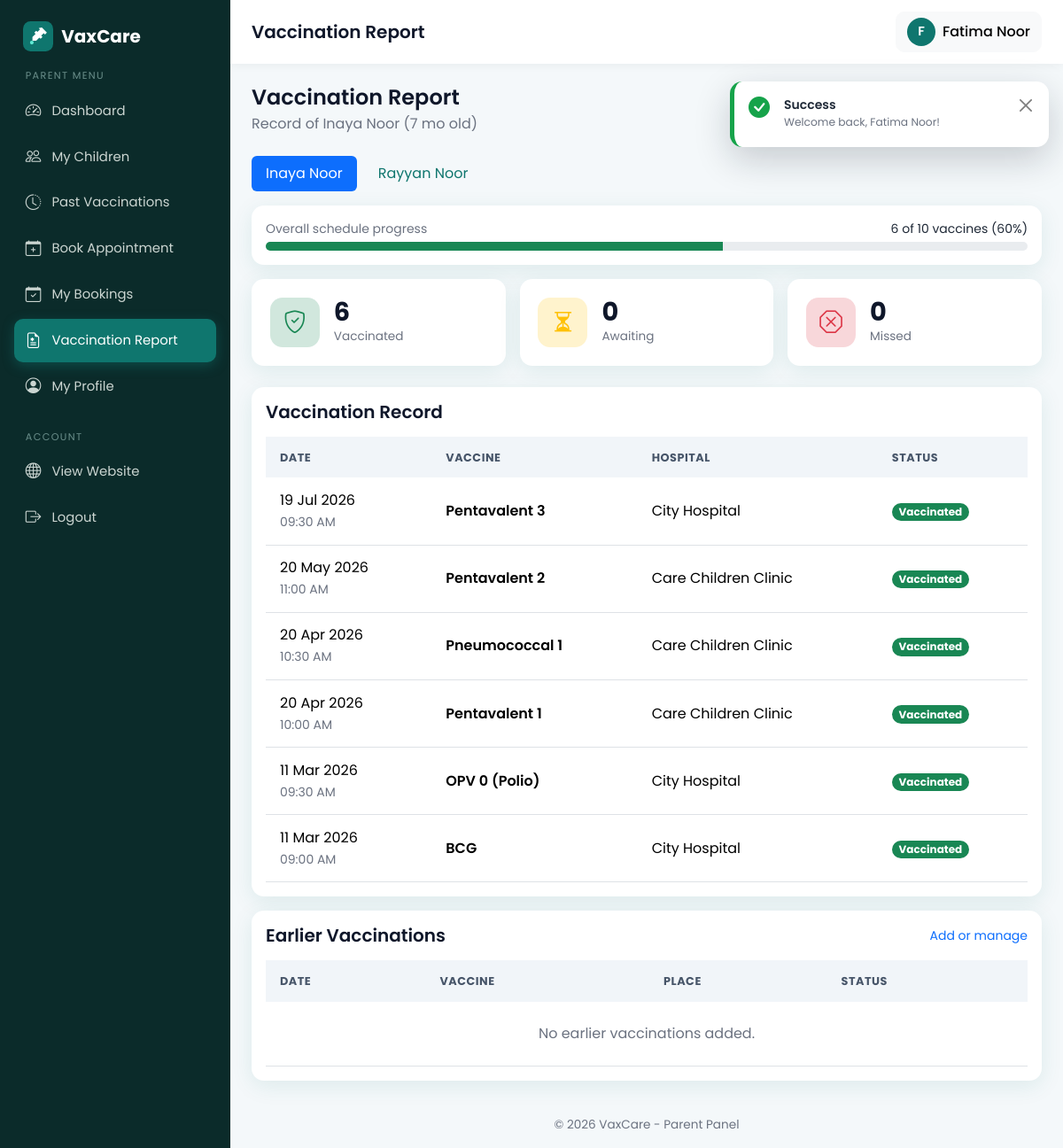
The app's page /parent/reports.php (signed in) with its own data.
### tables this page shows
CREATE TABLE children (
  id INT AUTO_INCREMENT PRIMARY KEY,
  parent_id INT NOT NULL,
  name VARCHAR(100) NOT NULL,
  dob DATE NOT NULL,
  gender ENUM('male','female') NOT NULL,
  blood_group VARCHAR(5),
  created_at TIMESTAMP DEFAULT CURRENT_TIMESTAMP,
  FOREIGN KEY (parent_id) REFERENCES users(id) ON DELETE CASCADE
);

CREATE TABLE bookings (
  id INT AUTO_INCREMENT PRIMARY KEY,
  child_id INT NOT NULL,
  parent_id INT NOT NULL,
  hospital_id INT NOT NULL,
  vaccine_id INT NOT NULL,
  appointment_date DATE NOT NULL,
  appointment_time TIME NOT NULL,
  approval_status ENUM('pending','approved','rejected') NOT NULL DEFAULT 'pending',
  vaccination_status ENUM('pending','vaccinated','not_vaccinated') NOT NULL DEFAULT 'pending',
  created_at TIMESTAMP DEFAULT CURRENT_TIMESTAMP,
  FOREIGN KEY (child_id)    REFERENCES children(id)  ON DELETE CASCADE,
  FOREIGN KEY (parent_id)   REFERENCES users(id)     ON DELETE CASCADE,
  FOREIGN KEY (hospital_id) REFERENCES hospitals(id) ON DELETE CASCADE,
  FOREIGN KEY (vaccine_id)  REFERENCES vaccines(id)  ON DELETE CASCADE
);

CREATE TABLE vaccines (
  id INT AUTO_INCREMENT PRIMARY KEY,
  vaccine_name VARCHAR(120) NOT NULL,
  description VARCHAR(255),
  recommended_age VARCHAR(50),               
  recommended_age_days INT NOT NULL DEFAULT 0,
  availability ENUM('available','unavailable') NOT NULL DEFAULT 'available'
);

CREATE TABLE hospitals (
  id INT AUTO_INCREMENT PRIMARY KEY,
  user_id INT NULL,                          
  hospital_name VARCHAR(150) NOT NULL,
  address VARCHAR(255) NOT NULL,
  location VARCHAR(100) NOT NULL,            
  phone VARCHAR(20),
  license_no VARCHAR(60) NULL,                       
  created_at TIMESTAMP DEFAULT CURRENT_TIMESTAMP,
  FOREIGN KEY (user_id) REFERENCES users(id) ON DELETE SET NULL
);

### includes/schedule.php (called while the page is built, shortened)
<?php
require_once __DIR__ . '/functions.php';
function days_until($date)
{
    $today = new DateTime('today');
    return (int)$today->diff(new DateTime($date))->format('%r%a');
}
function vaccine_schedule($dob, array $vaccines, array $bookings)
{
    $rank = ['vaccinated' => 3, 'pending' => 2, 'not_vaccinated' => 1];
    $best = [];
    foreach ($bookings as $b) {
        $vid   = $b['vaccine_id'];
        $score = $rank[$b['vaccination_status']] ?? 0;
        if (!isset($best[$vid]) || $score > ($rank[$best[$vid]['vaccination_status']] ?? 0)) {
            $best[$vid] = $b;
        }
    }
    $birth = new DateTime($dob);
    $rows  = [];
    foreach ($vaccines as $v) {
        $due       = (clone $birth)->modify('+' . (int)$v['recommended_age_days'] . ' days');
        $daysToDue = days_until($due->format('Y-m-d'));
        $b       = $best[$v['id']] ?? null;
        $bStatus = $b['vaccination_status'] ?? '';
        if ($bStatus === 'vaccinated')   { $status = 'done'; }
        elseif ($bStatus === 'pending')  { $status = 'booked'; }
        elseif ($daysToDue > 0)          { $status = 'upcoming'; }
        elseif ($daysToDue >= -30)       { $status = 'due'; }
        else                             { $status = 'overdue'; }
        $rows[] = [
            'vaccine'     => $v,
            'status'      => $status,
            'due_date'    => $due->format('Y-m-d'),
            'days_to_due' => $daysToDue,
            'booking'     => $b,
        ];
    }
    $order = ['overdue' => 0, 'due' => 1, 'booked' => 2, 'upcoming' => 3, 'done' => 4];
    usort($rows, function ($a, $b) use ($order) {
        return [$order[$a['status']], $a['due_date']] <=> [$order[$b['status']], $b['due_date']];
    });
    return $rows;
}

### parent/reports.php (the view, shortened to what this page needs)
<?php
require_once __DIR__ . '/../config/db.php';
require_once __DIR__ . '/../includes/schedule.php';
$parentId = (int)$_SESSION['user_id'];
$stmt = $pdo->prepare('SELECT * FROM children WHERE parent_id = ? ORDER BY dob DESC, id DESC');
$stmt->execute([$parentId]);
$children = $stmt->fetchAll();
$child   = null;
if (!$child && $children) {
    $child = $children[0];
}
$records = [];
$vaccinated = $awaiting = $missed = $done = $total = 0;
$pastList = [];
$verifiedPast = 0;
if ($child) {
    $stmt = $pdo->prepare(
        "SELECT b.appointment_date, b.appointment_time, b.vaccination_status, v.vaccine_name, h.hospital_name
         FROM bookings b
         JOIN vaccines  v ON v.id = b.vaccine_id
         JOIN hospitals h ON h.id = b.hospital_id
         WHERE b.child_id = ? AND b.approval_status = 'approved'
         ORDER BY b.appointment_date DESC, b.id DESC"
    );
    $stmt->execute([$child['id']]);
    $records = $stmt->fetchAll();
    foreach ($records as $r) {
        if ($r['vaccination_status'] === 'vaccinated')          { $vaccinated++; }
        elseif ($r['vaccination_status'] === 'not_vaccinated')  { $missed++; }
        else                                                    { $awaiting++; }
    }
    $stmt = $pdo->prepare(
        "SELECT child_id, vaccine_id, approval_status, vaccination_status, appointment_date
         FROM bookings WHERE child_id = ? AND approval_status <> 'rejected'"
    );
    $stmt->execute([$child['id']]);
    $vaccines = $pdo->query(
        'SELECT id, vaccine_name, recommended_age, recommended_age_days, availability FROM vaccines'
    )->fetchAll();
    $childBookings = $stmt->fetchAll();
    $rows  = vaccine_schedule($child['dob'], $vaccines, $childBookings);
    $total = count($rows);
    $done  = count(array_filter($rows, fn($r) => $r['status'] === 'done'));
    $stmt = $pdo->prepare(
        'SELECT p.given_date, p.place, p.status, v.vaccine_name
         FROM past_vaccinations p JOIN vaccines v ON v.id = p.vaccine_id
         WHERE p.child_id = ? ORDER BY p.given_date DESC'
    );
    $stmt->execute([$child['id']]);
    $pastList = $stmt->fetchAll();
}
$pct = $total ? (int)round($done * 100 / $total) : 0;
$hasData = (!empty($records) || !empty($pastList));
require_once __DIR__ . '/../includes/parent_header.php';
?>
<?php if (!$child): ?>
  <div class="card">
    <div class="card-body p-5 text-center">
      <div class="icon-box mx-auto mb-3"><i class="bi bi-person-hearts"></i></div>
      <h5>No children added yet</h5>
      <p class="text-muted mb-3">Add your child to see the vaccination report.</p>
      <a href="<?= BASE_URL ?>/parent/child_form.php" class="btn btn-primary">Add Child</a>
    </div>
  </div>
<?php else: ?>
  <div class="d-flex flex-wrap justify-content-between align-items-center gap-2 mb-4 no-print">
    <div>
      <h4 class="mb-1">Vaccination Report</h4>
      <p class="text-muted mb-0">Record of <?= e($child['name']) ?> (<?= e(child_age($child['dob'])) ?> old)</p>
    </div>
    <div class="d-flex gap-2">
      <button type="button" class="btn btn-outline-primary" data-print <?= $hasData ? '' : 'disabled title="Nothing to print yet"' ?>><i class="bi bi-printer me-1"></i>Print</button>
      <?php if ($vaccinated > 0 || $verifiedPast > 0): ?>
        <a href="<?= BASE_URL ?>/parent/certificate.php?child=<?= (int)$child['id'] ?>" target="_blank" class="btn btn-primary">
        </a>
      <?php else: ?>
        <button class="btn btn-primary" disabled title="Available after the first completed vaccination">
          <i class="bi bi-award me-1"></i>Certificate
        </button>
      <?php endif; ?>
    </div>
  </div>
  <?php if (count($children) > 1): ?>
    <ul class="nav nav-pills mb-3 gap-2 no-print">
      <?php foreach ($children as $c): ?>
        <li class="nav-item">
          <a class="nav-link <?= (int)$c['id'] === (int)$child['id'] ? 'active' : '' ?>" href="?child=<?= (int)$c['id'] ?>"><?= e($c['name']) ?></a>
        </li>
      <?php endforeach; ?>
    </ul>
  <?php endif; ?>
  <div class="card mb-3">
    <div class="card-body">
      <div class="d-flex justify-content-between small mb-1">
        <span class="text-muted">Overall schedule progress</span><span><?= $done ?> of <?= $total ?> vaccines (<?= $pct ?>%)</span>
      </div>
      <div class="progress" style="height:10px;"><div class="progress-bar bg-success" style="width: <?= $pct ?>%"></div></div>
    </div>
  </div>
  <div class="row g-3 mb-4">
    <?php foreach ([['Vaccinated', $vaccinated, 'bi-shield-check', 'success'],
                    ['Awaiting', $awaiting, 'bi-hourglass-split', 'warning'],
                    ['Missed', $missed, 'bi-x-octagon', 'danger']] as [$label, $value, $icon, $color]): ?>
      <div class="col-4">
        <div class="card stat-card h-100">
          <div class="icon-box text-<?= $color ?>" style="background: var(--bs-<?= $color ?>-bg-subtle);"><i class="bi <?= $icon ?>"></i></div>
          <div>
            <div class="stat-number"><?= (int)$value ?></div>
            <div class="stat-label"><?= e($label) ?></div>
          </div>
        </div>
      </div>
    <?php endforeach; ?>
  </div>
  <div class="card">
    <div class="card-body">
      <h5 class="mb-3">Vaccination Record</h5>
      <div class="table-responsive">
        <table class="table table-hover table-stack mb-0">
          <thead><tr><th>Date</th><th>Vaccine</th><th>Hospital</th><th>Status</th></tr></thead>
          <tbody>
            <?php foreach ($records as $r): ?>
              <tr>
                <td data-label="Date">
                  <div><?= format_date($r['appointment_date']) ?></div>
                  <small class="text-muted"><?= date('h:i A', strtotime($r['appointment_time'])) ?></small>
                </td>
                <td data-label="Vaccine" class="fw-semibold"><?= e($r['vaccine_name']) ?></td>
                <td data-label="Hospital"><?= e($r['hospital_name']) ?></td>
                <td data-label="Status"><?= status_badge($r['vaccination_status']) ?></td>
              </tr>
            <?php endforeach; ?>
          </tbody>
        </table>
      </div>
    </div>
  </div>
  <div class="card mt-3">
    <div class="card-body">
      <div class="d-flex justify-content-between align-items-center mb-3">
        <h5 class="mb-0">Earlier Vaccinations</h5>
        <a href="<?= BASE_URL ?>/parent/past_vaccinations.php?child=<?= (int)$child['id'] ?>" class="small text-decoration-none no-print">Add or manage</a>
      </div>
      <div class="table-responsive">
        <table class="table table-hover table-stack mb-0">
          <thead><tr><th>Date</th><th>Vaccine</th><th>Place</th><th>Status</th></tr></thead>
          <tbody>
            <?php if (!$pastList): ?>
              <tr><td colspan="4" class="text-center text-muted py-4">No earlier vaccinations added.</td></tr>
            <?php endif; ?>
          </tbody>
        </table>
      </div>
    </div>
  </div>
<?php endif; ?>
<?php require_once __DIR__ . '/../includes/parent_footer.php'; ?>

### includes/functions.php (shortened to what this page needs)
<?php
function e($text)
{
    return htmlspecialchars((string)$text, ENT_QUOTES, 'UTF-8');
}
function format_date($date)
{
    return $date ? date('d M Y', strtotime($date)) : '-';
}
function status_badge($status)
{
    $map = [
        'pending'        => ['warning', 'Pending'],
        'approved'       => ['success', 'Approved'],
        'rejected'       => ['danger',  'Rejected'],
        'vaccinated'     => ['success', 'Vaccinated'],
        'not_vaccinated' => ['secondary', 'Not Vaccinated'],
        'available'      => ['success', 'Available'],
        'unavailable'    => ['danger',  'Unavailable'],
        'active'         => ['success', 'Active'],
        'disabled'       => ['danger',  'Disabled'],
        'verified'       => ['success', 'Verified'],
    ];
    [$color, $label] = $map[$status] ?? ['secondary', ucfirst($status)];
    return '<span class="badge rounded-pill text-bg-' . $color . '">' . $label . '</span>';
}
function asset($path)
{
    $path = ltrim($path, '/');
    $file = __DIR__ . '/../assets/' . $path;
    $version = file_exists($file) ? filemtime($file) : time();
    return BASE_URL . '/assets/' . $path . '?v=' . $version;
}
function child_age($dob)
{
    $diff = (new DateTime($dob))->diff(new DateTime('today'));
    if ($diff->m >= 1) return $diff->m . ' mo';
    return $diff->d . ' days';
}
function vendor($local, $cdn)
{
    $file = __DIR__ . '/../assets/vendor/' . $local;
    return is_file($file) ? BASE_URL . '/assets/vendor/' . $local : $cdn;
}
function head_assets()
{
    echo '<link href="' . vendor('bootstrap/bootstrap.min.css', 'https://cdn.jsdelivr.net/npm/bootstrap@5.3.3/dist/css/bootstrap.min.css') . '" rel="stylesheet">' . "\n  ";
    echo '<link href="' . vendor('bootstrap-icons/bootstrap-icons.css', 'https://cdn.jsdelivr.net/npm/bootstrap-icons@1.11.3/font/bootstrap-icons.css') . '" rel="stylesheet">' . "\n  ";
    echo '<link href="' . asset('css/style.css') . '" rel="stylesheet">' . "\n";
}
function render_flash($flash)
{
    $types = [
        'success' => ['bi-check-circle-fill',         'Success'],
        'danger'  => ['bi-x-octagon-fill',            'Error'],
        'warning' => ['bi-exclamation-triangle-fill', 'Attention'],
        'info'    => ['bi-info-circle-fill',          'Info'],
    ];
    $type = isset($types[$flash['type']]) ? $flash['type'] : 'info';
    [$icon, $title] = $types[$type];
    return '<div class="toast-container toast-pos position-fixed end-0 p-3">'
         . '<div class="toast toast-vax toast-' . $type . '" role="alert" aria-live="assertive" aria-atomic="true">'
         .   '<div class="d-flex align-items-start gap-3 p-3">'
         .     '<i class="bi ' . $icon . ' toast-ico"></i>'
         .     '<div class="flex-fill"><div class="fw-semibold">' . $title . '</div>'
         .     '<div class="small text-muted">' . e($flash['message']) . '</div></div>'
         .     '<button type="button" class="btn-close" data-bs-dismiss="toast" aria-label="Close"></button>'
         .   '</div>'
         .   '<div class="bar"></div>'
         . '</div></div>';
}

### assets/css/style.css (style rules this page uses)
:root { --brand: #0f766e; --brand-dark: #115e59; --brand-light: #ccfbf1; --accent: #2563eb; --bg: #f4f8fa; --text: #1f2937; --muted: #6b7280; --radius: 14px; --shadow: 0 6px 24px rgba(15, 118, 110, 0.10); --bs-primary: #0f766e; --bs-primary-rgb: 15, 118, 110; --bs-link-color: #0f766e; --bs-link-hover-color: #115e59; --bs-body-font-family: 'Poppins', system-ui, sans-serif; --bs-body-color: var(--text); }
html { scroll-behavior: smooth; }
body { font-family: 'Poppins', system-ui, sans-serif; background: var(--bg); color: var(--text); min-height: 100vh; display: flex; flex-direction: column; }
h1, h2, h3, h4, h5, h6 { font-weight: 600; color: #0f172a; }
.text-muted { color: var(--muted) !important; }
.btn { border-radius: 10px; font-weight: 500; transition: all .2s ease; }
.btn-primary { --bs-btn-bg: var(--brand); --bs-btn-border-color: var(--brand); --bs-btn-hover-bg: var(--brand-dark); --bs-btn-hover-border-color: var(--brand-dark); --bs-btn-active-bg: var(--brand-dark); --bs-btn-active-border-color: var(--brand-dark); --bs-btn-disabled-bg: var(--brand); --bs-btn-disabled-border-color: var(--brand); }
.btn-outline-primary { --bs-btn-color: var(--brand); --bs-btn-border-color: var(--brand); --bs-btn-hover-bg: var(--brand); --bs-btn-hover-border-color: var(--brand); --bs-btn-active-bg: var(--brand); --bs-btn-active-border-color: var(--brand); }
.card { border: 0; border-radius: var(--radius); box-shadow: var(--shadow); }
.icon-box { width: 56px; height: 56px; border-radius: 14px; display: inline-flex; align-items: center; justify-content: center; background: var(--brand-light); color: var(--brand); font-size: 1.6rem; }
.table thead th { background: #f1f5f9; font-size: .8rem; text-transform: uppercase; letter-spacing: .04em; color: #475569; border-bottom: 0; white-space: nowrap; }
.table > :not(caption) > * > * { padding: .85rem 1rem; vertical-align: middle; }
body.admin-body { display: block; background: var(--bg); }
.stat-card { padding: 1.3rem; display: flex; align-items: center; gap: 1rem; }
.stat-card .stat-number { font-size: 1.8rem; font-weight: 700; line-height: 1; color: #0f172a; }
.stat-card .stat-label { color: var(--muted); font-size: .85rem; margin-top: .25rem; }
:root { --bs-primary-bg-subtle: #ccfbf1; --bs-primary-text-emphasis: #0f766e; }
.stat-card { flex-direction: row; }
html { scroll-padding-top: 80px; }
.toast-pos { top: 76px; z-index: 1100; }
.toast-vax { width: 360px; max-width: calc(100vw - 2rem); border: 0; border-radius: 14px; background: #fff; box-shadow: 0 14px 40px rgba(15,23,42,.20); overflow: hidden; border-left: 5px solid var(--tc, #0f766e); }
.toast-vax .toast-ico { font-size: 1.5rem; color: var(--tc, #0f766e); line-height: 1.2; }
.toast-success { --tc: #16a34a; }

### records on screen
children: name "Inaya Noor", dob "7 mo"
children: name "Rayyan Noor"
bookings: appointment_date "19 Jul 2026", appointment_time "09:30 AM", vaccine.vaccine_name "Pentavalent 3", hospital.hospital_name "City Hospital"
bookings: appointment_date "20 May 2026", appointment_time "11:00 AM", vaccine.vaccine_name "Pentavalent 2", hospital.hospital_name "Care Children Clinic"
bookings: appointment_date "20 Apr 2026", appointment_time "10:30 AM", vaccine.vaccine_name "Pneumococcal 1", hospital.hospital_name "Care Children Clinic"
bookings: appointment_date "20 Apr 2026", appointment_time "10:00 AM", vaccine.vaccine_name "Pentavalent 1", hospital.hospital_name "Care Children Clinic"
bookings: appointment_date "11 Mar 2026", appointment_time "09:30 AM", vaccine.vaccine_name "OPV 0 (Polio)", hospital.hospital_name "City Hospital"
bookings: appointment_date "11 Mar 2026", appointment_time "09:00 AM", vaccine.vaccine_name "BCG", hospital.hospital_name "City Hospital"

### other values on screen
APP_NAME "VaxCare"
$label "Dashboard"
$label "My Children"
$label "Past Vaccinations"
$label "Book Appointment"
$label "My Bookings"
$label "Vaccination Report"
$label "My Profile"
$pageTitle "Vaccination Report"
mb_strtoupper(mb_substr($_SESSION['name'] ?? 'P', 0, 1)) "F"
$_SESSION['name'] "Fatima Noor"
$title "Success"
$flash['message'] "Welcome back, Fatima Noor!"
$done "6"
$total "10"
